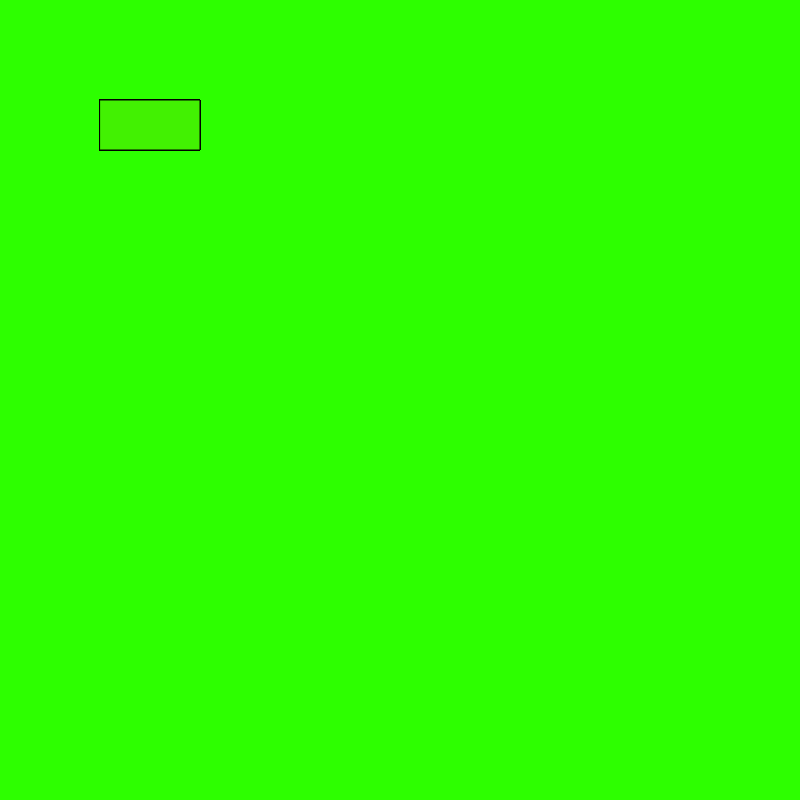
Frame 1 (no input)
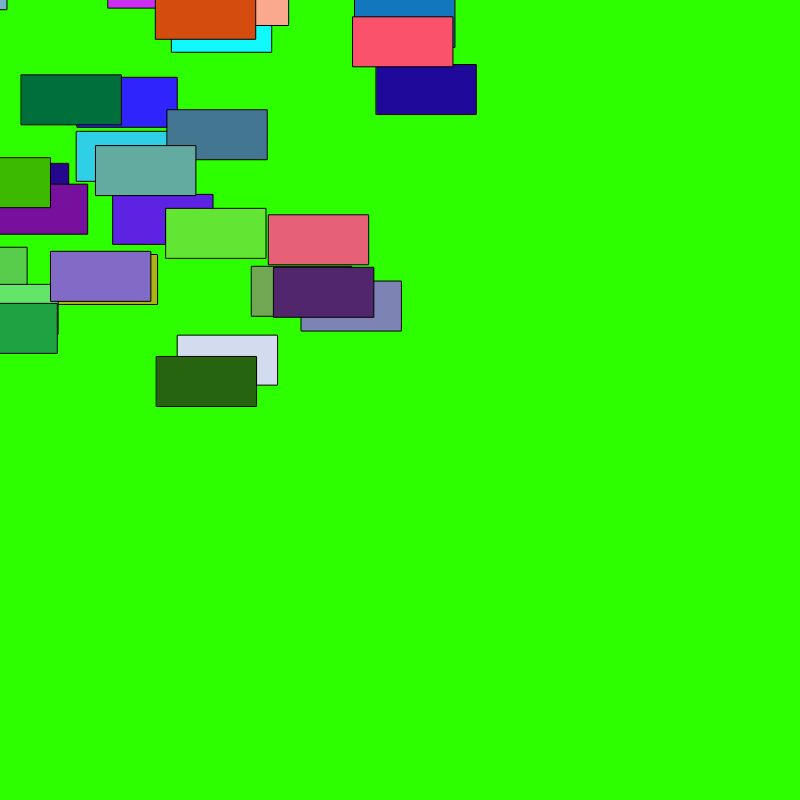
Frame 60 (no input)
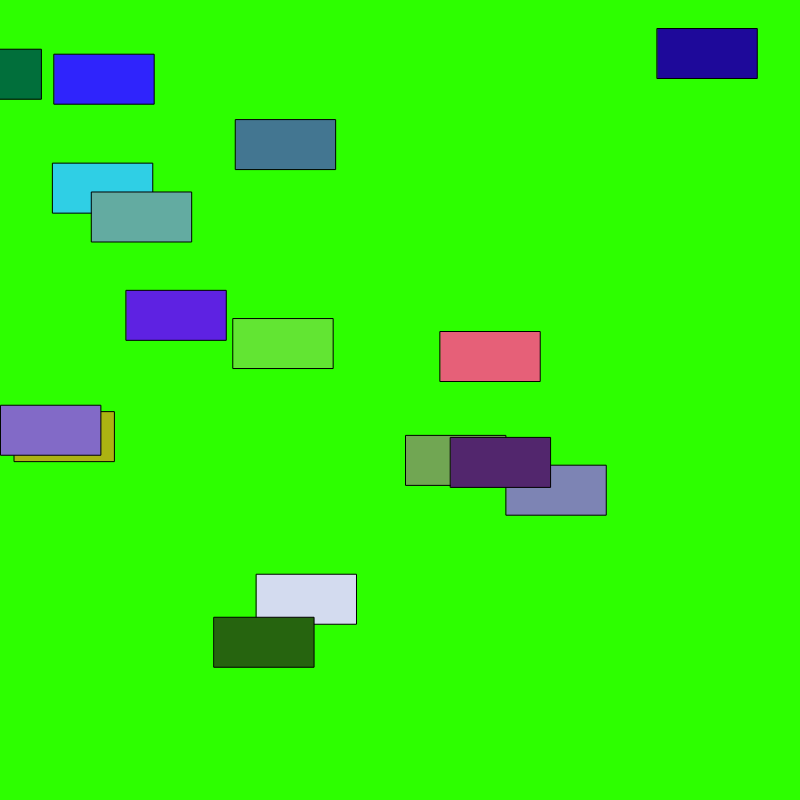
Frame 120 (the mouse pressed at the canvas centre since frame 60)

The p5.js sketch that drew these frames (run headless with seeded random() and noise() and a simulated clock; from frame 60 on, the mouse is pressed at the canvas centre):

// p5.js sketch
// ── sketch.js
var cars = [];

function setup() {
  // put setup code here
  createCanvas(800, 800);
  for (var i = 0; i < 40; i++) {
    cars.push(new Car());
  }
}

function draw() {
  background(45, 255, 0);

  for (var i = 0; i < cars.length; i++) {
    cars[i].display();
    cars[i].drive();
  }
}

//our car class
function Car() {
  //attributes
  this.x = random(width);
  this.pos = createVector(100, 100);
  this.vel = createVector(random(-5, 5), random(-5, 5));
  this.r = random(255);
  this.g = random(255);
  this.b = random(255);

  //methods

  this.display = function() {
    fill(this.r, this.g, this.b);
    rect(this.pos.x, this.pos.y, 100, 50);
  }

  this.drive = function() {
    this.pos.add(this.vel);
    if (this.x > width) this.x = 0;
    if (this.x < 0) this.x = width;
    if (this.y > height) this.y = 0;
    if (this.y < 0) this.y = height;


  }

}
